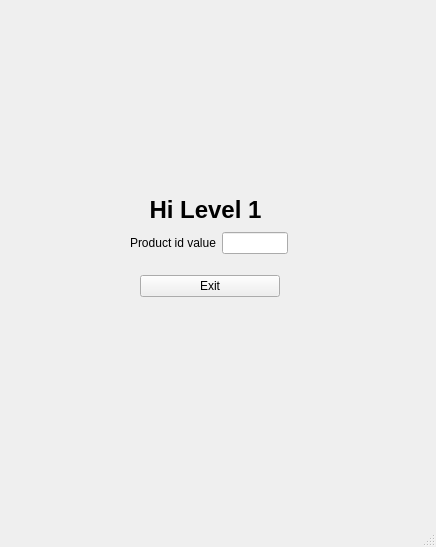
<?xml version="1.0" encoding="UTF-8"?>
<ui version="4.0">
 <class>SistemaPesadasLevel1</class>
 <widget class="QMainWindow" name="SistemaPesadasLevel1">
  <property name="geometry">
   <rect>
    <x>0</x>
    <y>0</y>
    <width>436</width>
    <height>547</height>
   </rect>
  </property>
  <property name="minimumSize">
   <size>
    <width>436</width>
    <height>547</height>
   </size>
  </property>
  <property name="maximumSize">
   <size>
    <width>436</width>
    <height>547</height>
   </size>
  </property>
  <property name="windowTitle">
   <string>Operator Level 1</string>
  </property>
  <widget class="QWidget" name="centralwidget">
   <widget class="QLabel" name="label">
    <property name="geometry">
     <rect>
      <x>100</x>
      <y>190</y>
      <width>211</width>
      <height>41</height>
     </rect>
    </property>
    <property name="maximumSize">
     <size>
      <width>436</width>
      <height>16777215</height>
     </size>
    </property>
    <property name="font">
     <font>
      <pointsize>16</pointsize>
      <weight>75</weight>
      <bold>true</bold>
     </font>
    </property>
    <property name="text">
     <string>&lt;html&gt;&lt;head/&gt;&lt;body&gt;&lt;p align=&quot;center&quot;&gt;&lt;span style=&quot; font-size:18pt;&quot;&gt;Hi Level 1&lt;/span&gt;&lt;/p&gt;&lt;/body&gt;&lt;/html&gt;</string>
    </property>
   </widget>
   <widget class="QLabel" name="label_2">
    <property name="geometry">
     <rect>
      <x>10</x>
      <y>0</y>
      <width>71</width>
      <height>81</height>
     </rect>
    </property>
    <property name="styleSheet">
     <string notr="true">border-image: url(:/cafe.png);</string>
    </property>
    <property name="text">
     <string/>
    </property>
   </widget>
   <widget class="QLabel" name="label_4">
    <property name="geometry">
     <rect>
      <x>270</x>
      <y>30</y>
      <width>151</width>
      <height>101</height>
     </rect>
    </property>
    <property name="styleSheet">
     <string notr="true">border-image: url(:/your-logo-here2.png);</string>
    </property>
    <property name="text">
     <string/>
    </property>
   </widget>
   <widget class="QWidget" name="">
    <property name="geometry">
     <rect>
      <x>130</x>
      <y>230</y>
      <width>158</width>
      <height>26</height>
     </rect>
    </property>
    <layout class="QHBoxLayout" name="horizontalLayout">
     <item>
      <widget class="QLabel" name="label_3">
       <property name="text">
        <string>Product id value</string>
       </property>
      </widget>
     </item>
     <item>
      <widget class="QLineEdit" name="valueIdfromOhterClass">
       <property name="readOnly">
        <bool>true</bool>
       </property>
      </widget>
     </item>
    </layout>
   </widget>
   <widget class="QWidget" name="">
    <property name="geometry">
     <rect>
      <x>140</x>
      <y>270</y>
      <width>140</width>
      <height>32</height>
     </rect>
    </property>
    <layout class="QHBoxLayout" name="horizontalLayout_2">
     <item>
      <widget class="QPushButton" name="btn_exit">
       <property name="text">
        <string>Exit</string>
       </property>
      </widget>
     </item>
    </layout>
   </widget>
  </widget>
  <widget class="QMenuBar" name="menubar">
   <property name="geometry">
    <rect>
     <x>0</x>
     <y>0</y>
     <width>436</width>
     <height>22</height>
    </rect>
   </property>
  </widget>
  <widget class="QStatusBar" name="statusbar"/>
 </widget>
 <resources>
  <include location="imagesqt.qrc"/>
 </resources>
 <connections/>
</ui>
